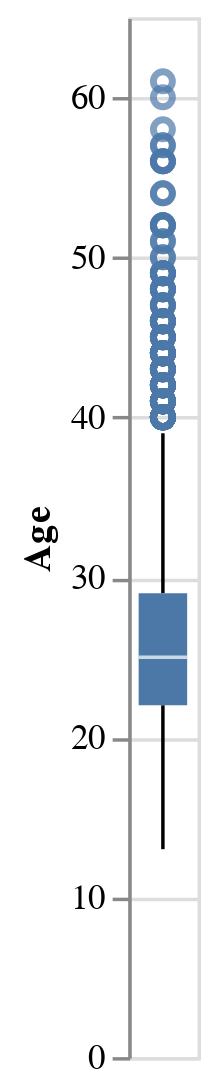

Source (notebook cell):
### Code cell
medals = df[~df['Medal'].isna()].head(5000)
alt.Chart(medals).mark_boxplot().encode(y = alt.Y('Age:Q', title = 'Age'))

### Figure 1 — Vega-Lite specification as saved in the notebook (floating-point values rounded to 4 significant figures; data arrays with more than 128 entries replaced by an {"elided": "..."} marker saying what was removed)
{"config": {"view": {"continuousWidth": 400, "continuousHeight": 300}}, "data": {"name": "data-22b3d395a5bc4d10acd35b8a19a43f33"}, "mark": "boxplot", "encoding": {"y": {"field": "Age", "title": "Age", "type": "quantitative"}}, "$schema": "https://vega.github.io/schema/vega-lite/v4.17.0.json", "datasets": {"data-22b3d395a5bc4d10acd35b8a19a43f33": {"elided": "5000 records"}}}
